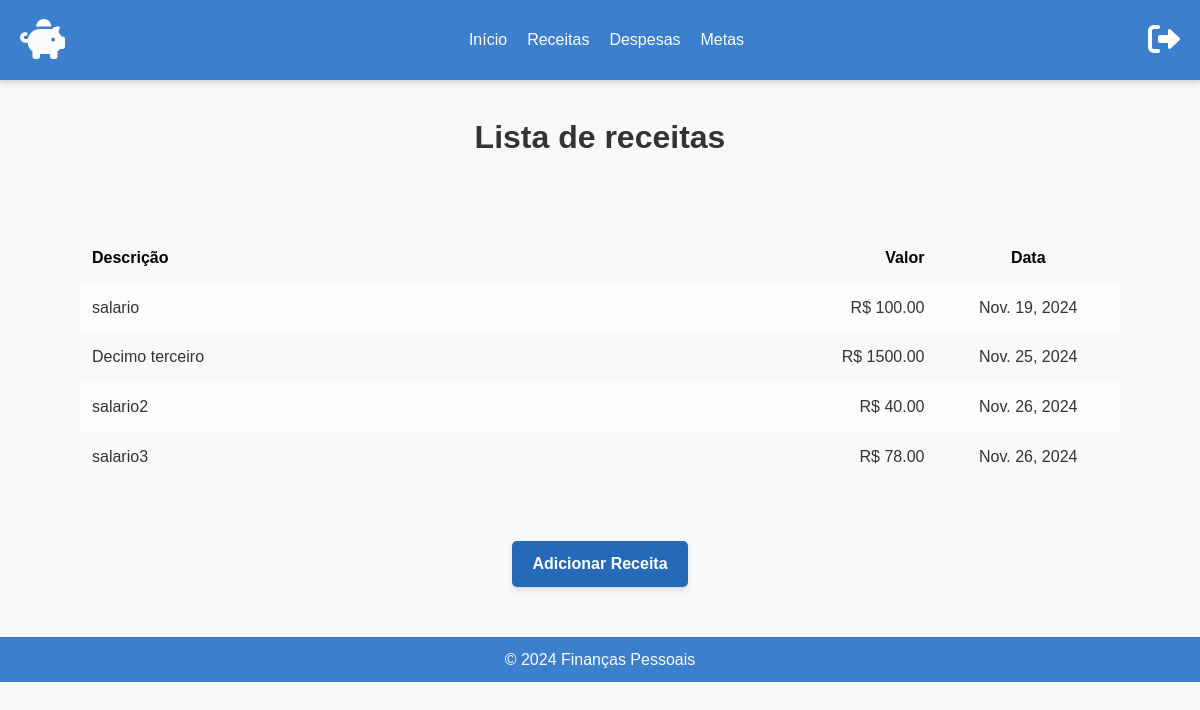
Page /listar_receitas/ (signed in) on the earlier database version.
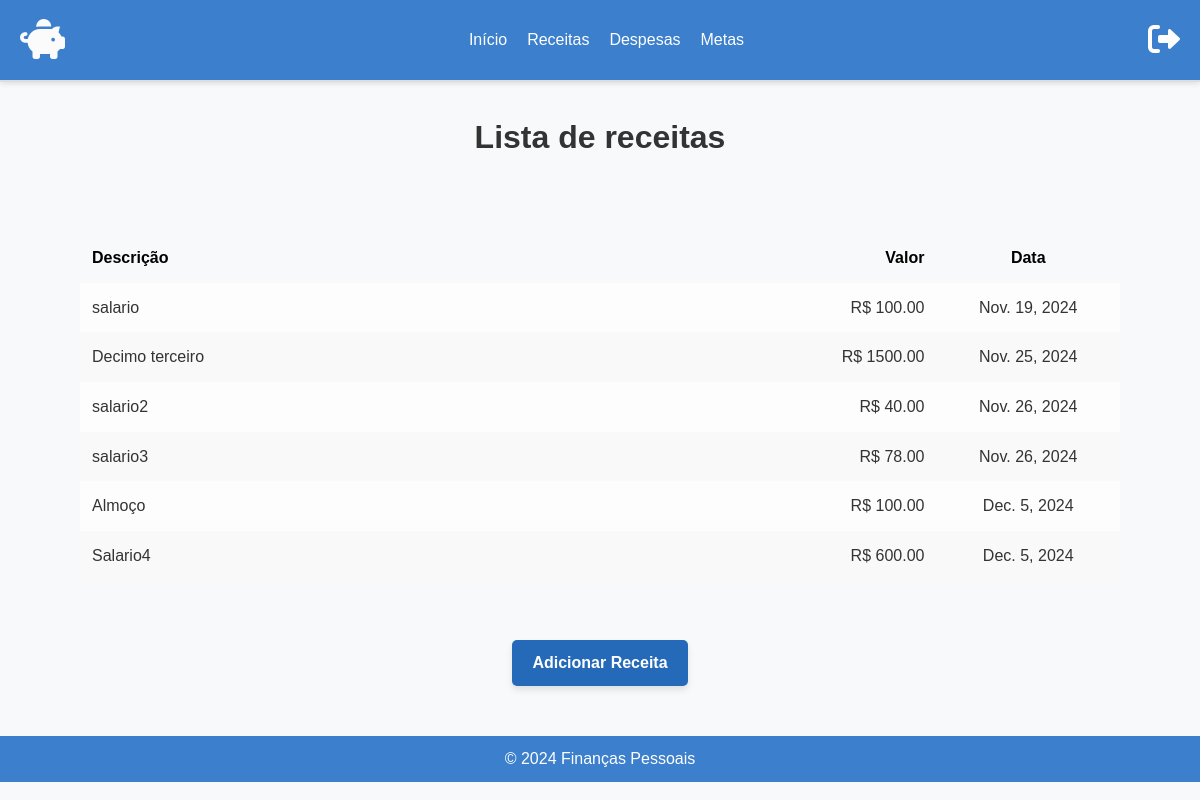
Same page on the later database version.
### core/models.py (models this page shows, shortened)
class Receita(models.Model):
    descricao = models.CharField(max_length=200)  # Descrição da receita
    valor = models.DecimalField(max_digits=10, decimal_places=2)  # Valor da receita
    data = models.DateField()  # Data da receita
    usuario = models.ForeignKey(User, on_delete=models.CASCADE)  # Associação com o usuário

### core/views.py (the view)
# urls.py: path('listar_receitas/', listar_receitas, name='listar_receitas'),
@login_required
def listar_receitas(request):
    receitas = Receita.objects.filter(usuario=request.user)
    return render(request, 'core/listar_receitas.html', {'receitas': receitas})

### core/templates/core/listar_receitas.html (shortened to what this page needs)
<!DOCTYPE html>
<html lang="pt-br">
<head>
    <link href="https://cdnjs.cloudflare.com/ajax/libs/font-awesome/6.0.0-beta3/css/all.min.css" rel="stylesheet">
    {% load static %}
    <link rel="stylesheet" href="{% static 'core/styles.css' %}">
</head>
<body>
    <header class="header-container">
        <div class="header-content">
            <a href="/" class="header-logo">
                <i class="fas fa-piggy-bank"></i>
            </a>
            <nav class="header-nav">
                <ul class="nav-list">
                    <li><a href="/" class="nav-link">Início</a></li>
                    <li><a href="/listar_receitas" class="nav-link">Receitas</a></li>
                    <li><a href="/listar_despesas" class="nav-link">Despesas</a></li>
                    <li><a href="/listar_reservas" class="nav-link">Metas</a></li>
                </ul>
            </nav>
            <a>
                <form action="{% url 'logout' %}" method="post" class="header-logout">
                    <button type="submit" class="logout-button">
                        <i class="fas fa-sign-out-alt"></i>
                    </button>
                </form>
            </a>
        </div>
    </header>
    <main>
        <div class="titulo-pagina">
            <h1>Lista de receitas</h1>
        </div>
        <div class="receitas-container">
            <table class="tabela-receitas">
                <thead class="cabecalho-receitas">
                    <tr>
                        <th class="col-descricao">Descrição</th>
                        <th class="col-valor">Valor</th>
                        <th class="col-data">Data</th>
                    </tr>
                </thead>
                <tbody class="corpo-receitas">
                    {% for receita in receitas %}
                    <tr class="linha-receita">
                        <td class="col-descricao">{{ receita.descricao }}</td>
                        <td class="col-valor">R$ {{ receita.valor|floatformat:2 }}</td>
                        <td class="col-data">{{ receita.data }}</td>
                    </tr>
                    {% empty %}
                    <tr>
                        <td colspan="3" class="mensagem-sem-receitas">Nenhuma receita registrada.</td>
                    </tr>
                    {% endfor %}
                </tbody>
            </table>
        </div>
        <div class="botao-lista">
            <a href="{% url 'cadastrar_receita' %}" class="botao-acao">Adicionar Receita</a>
        </div>
    </main>
    <footer>
        <p>&copy; 2024 Finanças Pessoais</p>
    </footer>
</body>
</html>

Differences in the rows shown:
added Receita: descricao "Almoço", valor "100.00", data "Dec. 5, 2024"
added Receita: descricao "Salario4", valor "600.00", data "Dec. 5, 2024"
